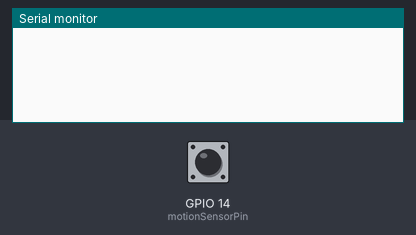
This sketch was run on a simulated ESP32. Shown: the last lines printed to the serial monitor. The test bench sets the inputs (shaded band); at power-on: GPIO 14 (motionSensorPin) HIGH.

Above: at 1.2 s.
1.3 s: GPIO 14 (motionSensorPin) pulsed LOW 2 times (0.12 s each, 0.3 s apart)
At 2.3 s:
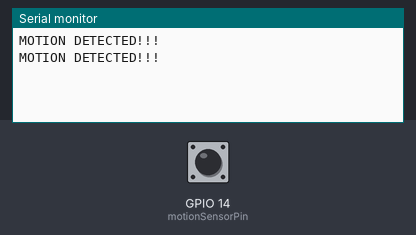
At 5.0 s:
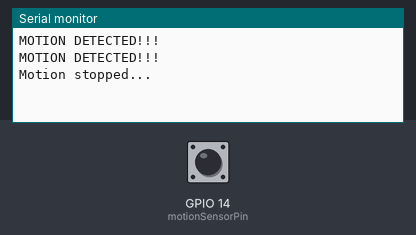

The sketch:

pir.ino
```cpp
const int ledPin = 26;          //LED attached to GPIO 27
const int motionSensorPin = 14; //PIR sensor attached to GPIO 26
//timer variables:
unsigned long now = millis();
unsigned long lastTrigger = 0;
boolean startTimer = false;
#define timeSeconds 2//LED will turn off after the number of seconds defined
//**********************************************************************************
void setup() {
  Serial.begin(115200);//initialise serial communication at 115200 bps
  pinMode(motionSensorPin, INPUT_PULLUP);//PIR Motion Sensor mode INPUT_PULLUP
  //sets motionSensorPin as interrupt, assign interrupt function and set RISING mode
  attachInterrupt(digitalPinToInterrupt(motionSensorPin), detectsMovement, RISING);
//  /pinMode(ledPin, OUTPUT);//sets ledPin as OUTPUT
//  /digitalWrite(ledPin, LOW);//LED is off by default
}
void loop() {
  now = millis();//current time
  //turn off the LED after the number of seconds defined in the timeSeconds variable
  if(startTimer && (now - lastTrigger > (timeSeconds*1000))) {
    Serial.println("Motion stopped...");
//  /  digitalWrite(ledPin, LOW);
    startTimer = false;
  }
}
//checks if motion was detected, sets LED HIGH and starts a timer
void detectsMovement() {
  Serial.println("MOTION DETECTED!!!");
//  /digitalWrite(ledPin, HIGH);
  startTimer = true;
  lastTrigger = millis();
}
```

Measured:
- after the input at 1.3 s, the serial monitor: prints a new line after 0.12 s (image 1)
